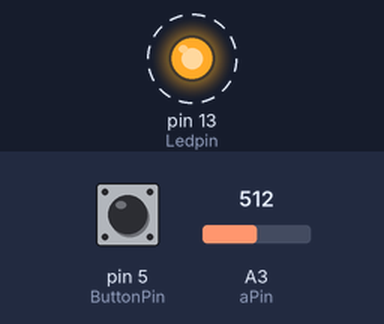
The sketch below on a simulated Arduino Uno, built with avr-gcc and run on an emulated ATmega328P. Parts: output pins drawn as LEDs (lit = HIGH). Dashed ring = blinking. Inputs (shaded band) come from the test bench; at power-on: pin 5 (ButtonPin) LOW, A3 (aPin) = 512.

Above: at 0.5 s.
Timing chart, 0 to 4.6 s (numbered marks = the images above):
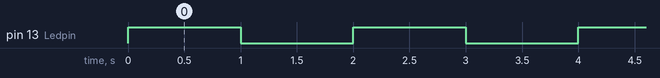

The sketch:

Ex1_Blink_InClass.ino
```cpp
int Ledpin = 13;
int ButtonPin = 5;
int buttonstate2 = 0;
int aPin = A3;

// the setup function runs once when you press reset or power the board
void setup() {
  // initialize digital pin LED_BUILTIN as an output.
//  pinMode(13, OUTPUT);
  pinMode(Ledpin, OUTPUT);
  pinMode(ButtonPin, INPUT);
}

// the loop function runs over and over again forever
void loop() {
  digitalWrite(Ledpin, HIGH);   // turn the LED on (HIGH is the voltage level)
  delay(1000);                       // wait for a second
  digitalWrite(Ledpin, LOW);    // turn the LED off by making the voltage LOW
  delay(1000);                       // wait for a second

  int buttonstate = digitalRead(ButtonPin);
  buttonstate2 = digitalRead(ButtonPin);
  int analogval = analogRead(A3);
}
```

Measured:
- by itself, pin 13 (Ledpin): alternates HIGH for 1.0 s and LOW for 1.0 s
